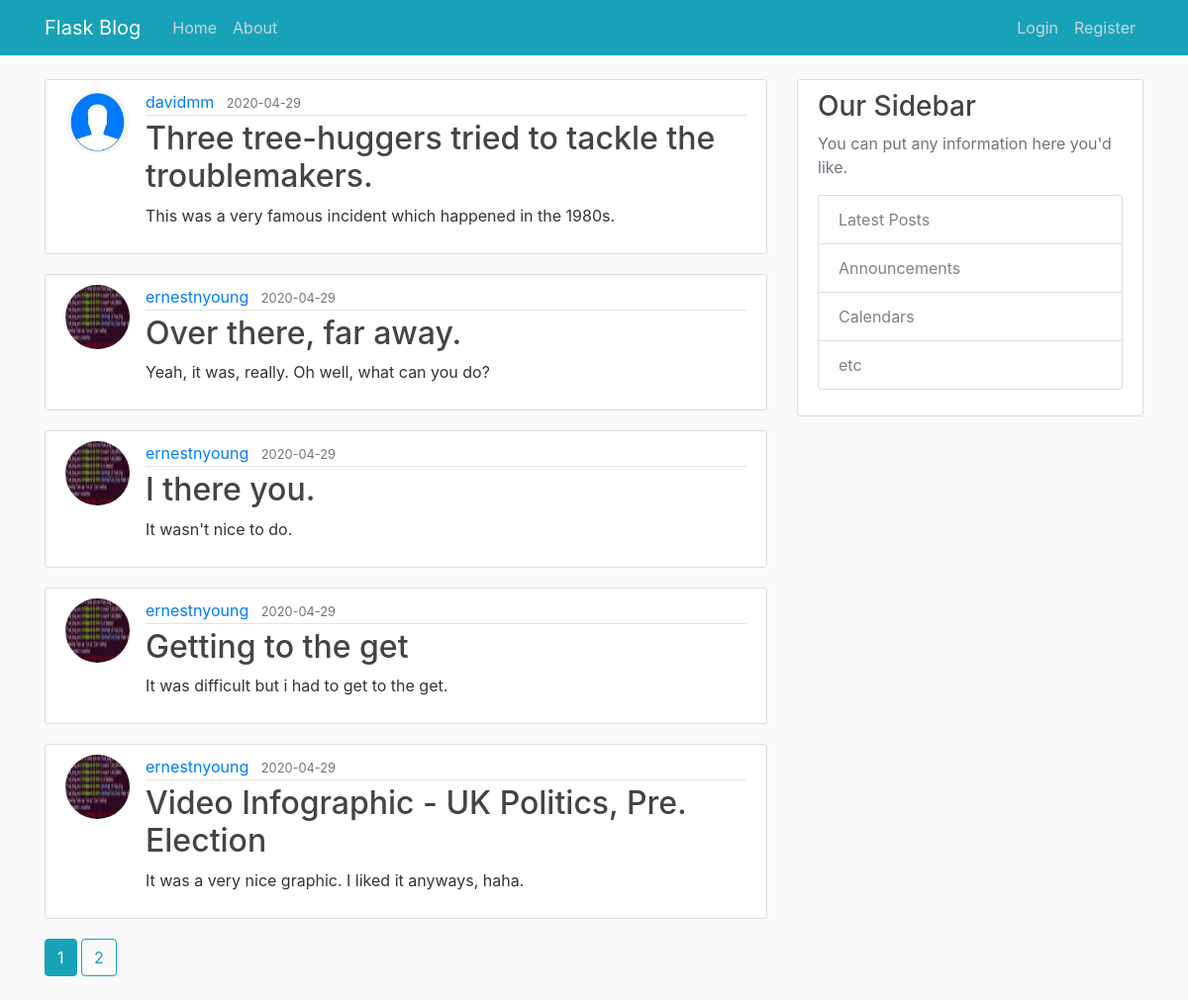
The page /home on the database its author committed.
### flaskblog/models.py (models this page shows, shortened)
class Post(db.Model):
    id = db.Column(db.Integer, primary_key=True)
    title = db.Column(db.String(100), nullable=False)
    date_posted = db.Column(db.DateTime, nullable=False, default=datetime.utcnow)
    content = db.Column(db.Text, nullable=False)
    user_id = db.Column(db.Integer, db.ForeignKey('user.id'), nullable=False)

class User(db.Model, UserMixin):
    id = db.Column(db.Integer, primary_key=True)
    username = db.Column(db.String(20), unique=True, nullable=False)
    email = db.Column(db.String(120), unique=True, nullable=False)
    image_file = db.Column(db.String(20), nullable=False, default='default.jpg')
    password = db.Column(db.String(60), nullable=False)
    posts = db.relationship('Post', backref='author', lazy=True)

### flaskblog/main/routes.py (the view)
@main.route("/")
@main.route("/home")
def home():
    page = request.args.get('page', 1, type=int)
    posts = Post.query.order_by(Post.date_posted.desc()).paginate(page=page, per_page=5)
    return render_template('home.html', posts=posts)

### flaskblog/templates/home.html
{% extends "layout.html" %}
{% block content %}
    {% for post in posts.items %}
        <article class="media content-section">
          <img class="rounded-circle article-img" src="{{ url_for('static', filename='profile_pics/' + post.author.image_file) }}">
          <div class="media-body">
            <div class="article-metadata">
              <a class="mr-2" href="{{ url_for('users.user_posts', username=post.author.username) }}">{{ post.author.username }}</a>
              <small class="text-muted">{{ post.date_posted.strftime('%Y-%m-%d') }}</small>
            </div>
            <h2><a class="article-title" href="{{ url_for('posts.post', post_id=post.id) }}">{{ post.title }}</a></h2>
            <p class="article-content">{{ post.content }}</p>
          </div>
        </article>
    {% endfor %}
    {% for page_num in posts.iter_pages(left_edge=1, right_edge=1, left_current=1, right_current=2) %}
      {% if page_num %}
        {% if posts.page == page_num %}
          <a class="btn btn-info mb-4" href="{{ url_for('main.home', page=page_num) }}">{{ page_num }}</a>
        {% else %}
          <a class="btn btn-outline-info mb-4" href="{{ url_for('main.home', page=page_num) }}">{{ page_num }}</a>
        {% endif %}
      {% else %}
        ...
      {% endif %}
    {% endfor %}
{% endblock content %}

### flaskblog/templates/layout.html (shortened to what this page needs)
<!DOCTYPE html>
<html>
<head>
    <link rel="stylesheet" href="https://maxcdn.bootstrapcdn.com/bootstrap/4.0.0/css/bootstrap.min.css">
    <link rel="stylesheet" type="text/css" href="{{ url_for('static', filename='main.css') }}">
</head>
<body>
    <header class="site-header">
      <nav class="navbar navbar-expand-md navbar-dark bg-info fixed-top">
        <div class="container">
          <a class="navbar-brand mr-4" href="/">Flask Blog</a>
          <div class="collapse navbar-collapse" id="navbarToggle">
            <div class="navbar-nav mr-auto">
              <a class="nav-item nav-link" href="{{ url_for('main.home') }}">Home</a>
              <a class="nav-item nav-link" href="{{ url_for('main.about') }}">About</a>
            </div>
            <div class="navbar-nav">
              {% if current_user.is_authenticated %}
                <a class="nav-item nav-link" href="{{ url_for('posts.new_post') }}">New Post</a>
                <a class="nav-item nav-link" href="{{ url_for('users.account') }}">Account</a>
                <a class="nav-item nav-link" href="{{ url_for('users.logout') }}">Logout</a>
              {% else %}
                <a class="nav-item nav-link" href="{{ url_for('users.login') }}">Login</a>
                <a class="nav-item nav-link" href="{{ url_for('users.register') }}">Register</a>
              {% endif %}
            </div>
          </div>
        </div>
      </nav>
    </header>
    <main role="main" class="container">
      <div class="row">
        <div class="col-md-8">
          {% block content %}{% endblock %}
        </div>
        <div class="col-md-4">
          <div class="content-section">
            <h3>Our Sidebar</h3>
            <p class='text-muted'>You can put any information here you'd like.
              <ul class="list-group">
                <li class="list-group-item list-group-item-light">Latest Posts</li>
                <li class="list-group-item list-group-item-light">Announcements</li>
                <li class="list-group-item list-group-item-light">Calendars</li>
                <li class="list-group-item list-group-item-light">etc</li>
              </ul>
            </p>
          </div>
        </div>
      </div>
    </main>
</body>
</html>

### flaskblog/static/main.css (style rules this page uses)
body { background: #fafafa; color: #333333; margin-top: 5rem; }
h1, h2, h3, h4, h5, h6 { color: #444444; }
.site-header .navbar-nav .nav-link { color: #cbd5db; }
.content-section { background: #ffffff; padding: 10px 20px; border: 1px solid #dddddd; border-radius: 3px; margin-bottom: 20px; }
.article-title { color: #444444; }
.article-content { white-space: pre-line; }
.article-img { height: 65px; width: 65px; margin-right: 16px; }
.article-metadata { padding-bottom: 1px; margin-bottom: 4px; border-bottom: 1px solid #e3e3e3 }

### rows shown on the page
Post: image_file (placeholder picture), author.username "davidmm", date_posted "2020-04-29", title "Three tree-huggers tried to tackle the troublemakers.", content "This was a very famous incident which happened in the 1980s."
Post: image_file (picture), author.username "ernestnyoung", date_posted "2020-04-29", title "Over there, far away.", content "Yeah, it was, really. Oh well, what can you do?"
Post: image_file (picture), author.username "ernestnyoung", date_posted "2020-04-29", title "I there you.", content "It wasn't nice to do."
Post: image_file (picture), author.username "ernestnyoung", date_posted "2020-04-29", title "Getting to the get", content "It was difficult but i had to get to the get."
Post: image_file (picture), author.username "ernestnyoung", date_posted "2020-04-29", title "Video Infographic - UK Politics, Pre. Election", content "It was a very nice graphic. I liked it anyways, haha."

### other values the page prints
{{ page_num }} "1"
{{ page_num }} "2"
